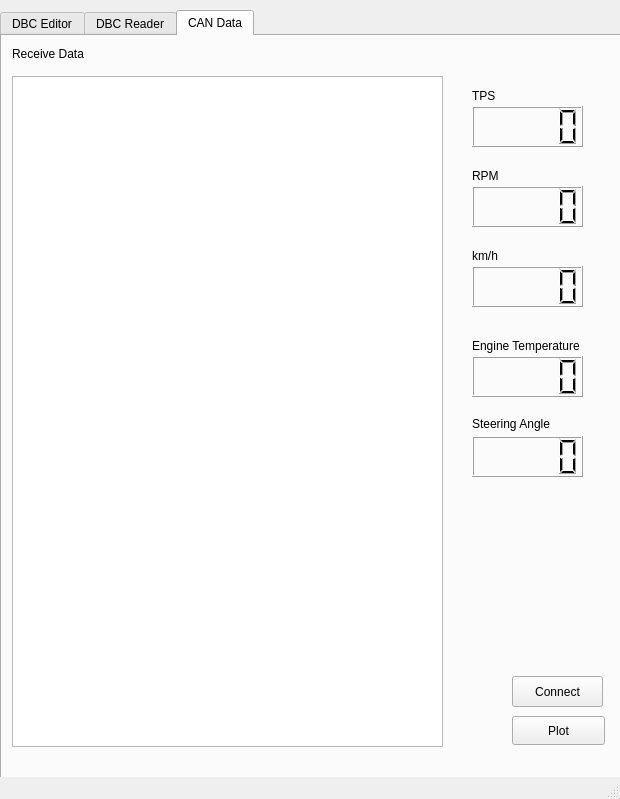
<?xml version="1.0" encoding="UTF-8"?>
<ui version="4.0">
 <class>MainWindow</class>
 <widget class="QMainWindow" name="MainWindow">
  <property name="geometry">
   <rect>
    <x>0</x>
    <y>0</y>
    <width>620</width>
    <height>799</height>
   </rect>
  </property>
  <property name="windowTitle">
   <string>DBC Editor for CAN Bus Database Files</string>
  </property>
  <widget class="QWidget" name="centralwidget">
   <widget class="QTabWidget" name="tabWidget">
    <property name="geometry">
     <rect>
      <x>0</x>
      <y>10</y>
      <width>621</width>
      <height>781</height>
     </rect>
    </property>
    <property name="toolTip">
     <string>&lt;html&gt;&lt;head/&gt;&lt;body&gt;&lt;p&gt;&lt;br/&gt;&lt;/p&gt;&lt;/body&gt;&lt;/html&gt;</string>
    </property>
    <property name="whatsThis">
     <string>&lt;html&gt;&lt;head/&gt;&lt;body&gt;&lt;p&gt;&lt;br/&gt;&lt;/p&gt;&lt;/body&gt;&lt;/html&gt;</string>
    </property>
    <property name="autoFillBackground">
     <bool>true</bool>
    </property>
    <property name="currentIndex">
     <number>2</number>
    </property>
    <widget class="QWidget" name="tab">
     <attribute name="title">
      <string>DBC Editor</string>
     </attribute>
     <widget class="QLabel" name="label_4">
      <property name="geometry">
       <rect>
        <x>250</x>
        <y>230</y>
        <width>48</width>
        <height>16</height>
       </rect>
      </property>
      <property name="text">
       <string>Bit Start</string>
      </property>
     </widget>
     <widget class="QTextEdit" name="sg_name">
      <property name="geometry">
       <rect>
        <x>10</x>
        <y>250</y>
        <width>231</width>
        <height>31</height>
       </rect>
      </property>
      <property name="font">
       <font>
        <pointsize>9</pointsize>
       </font>
      </property>
     </widget>
     <widget class="QTextEdit" name="ccc">
      <property name="geometry">
       <rect>
        <x>10</x>
        <y>100</y>
        <width>221</width>
        <height>31</height>
       </rect>
      </property>
     </widget>
     <widget class="QLabel" name="label_3">
      <property name="geometry">
       <rect>
        <x>10</x>
        <y>230</y>
        <width>81</width>
        <height>16</height>
       </rect>
      </property>
      <property name="text">
       <string>Name</string>
      </property>
     </widget>
     <widget class="QLabel" name="label_14">
      <property name="geometry">
       <rect>
        <x>230</x>
        <y>290</y>
        <width>48</width>
        <height>16</height>
       </rect>
      </property>
      <property name="text">
       <string>Min</string>
      </property>
     </widget>
     <widget class="QSpinBox" name="sg_length">
      <property name="geometry">
       <rect>
        <x>310</x>
        <y>250</y>
        <width>51</width>
        <height>31</height>
       </rect>
      </property>
     </widget>
     <widget class="QTextEdit" name="sg_offset">
      <property name="geometry">
       <rect>
        <x>120</x>
        <y>310</y>
        <width>101</width>
        <height>31</height>
       </rect>
      </property>
     </widget>
     <widget class="QLabel" name="label_10">
      <property name="geometry">
       <rect>
        <x>380</x>
        <y>80</y>
        <width>41</width>
        <height>16</height>
       </rect>
      </property>
      <property name="text">
       <string>Length</string>
      </property>
     </widget>
     <widget class="QLabel" name="label_11">
      <property name="geometry">
       <rect>
        <x>10</x>
        <y>140</y>
        <width>61</width>
        <height>16</height>
       </rect>
      </property>
      <property name="text">
       <string>Comment</string>
      </property>
     </widget>
     <widget class="QTextEdit" name="sg_max">
      <property name="geometry">
       <rect>
        <x>330</x>
        <y>310</y>
        <width>91</width>
        <height>31</height>
       </rect>
      </property>
     </widget>
     <widget class="QLabel" name="label_17">
      <property name="geometry">
       <rect>
        <x>430</x>
        <y>230</y>
        <width>48</width>
        <height>16</height>
       </rect>
      </property>
      <property name="text">
       <string>Type</string>
      </property>
     </widget>
     <widget class="QTextBrowser" name="DBC_temp">
      <property name="geometry">
       <rect>
        <x>10</x>
        <y>520</y>
        <width>511</width>
        <height>201</height>
       </rect>
      </property>
     </widget>
     <widget class="QPushButton" name="bt_addDBC">
      <property name="geometry">
       <rect>
        <x>530</x>
        <y>650</y>
        <width>81</width>
        <height>31</height>
       </rect>
      </property>
      <property name="text">
       <string>Add DBC</string>
      </property>
     </widget>
     <widget class="QLabel" name="label_8">
      <property name="geometry">
       <rect>
        <x>430</x>
        <y>290</y>
        <width>48</width>
        <height>16</height>
       </rect>
      </property>
      <property name="text">
       <string>Unit</string>
      </property>
     </widget>
     <widget class="QTextEdit" name="msg_cm">
      <property name="geometry">
       <rect>
        <x>10</x>
        <y>160</y>
        <width>511</width>
        <height>31</height>
       </rect>
      </property>
     </widget>
     <widget class="QTextEdit" name="sg_factor">
      <property name="geometry">
       <rect>
        <x>10</x>
        <y>310</y>
        <width>101</width>
        <height>31</height>
       </rect>
      </property>
     </widget>
     <widget class="QPushButton" name="bt_signal">
      <property name="geometry">
       <rect>
        <x>530</x>
        <y>560</y>
        <width>81</width>
        <height>31</height>
       </rect>
      </property>
      <property name="text">
       <string>Add Signal</string>
      </property>
     </widget>
     <widget class="QTextEdit" name="msg_name">
      <property name="geometry">
       <rect>
        <x>240</x>
        <y>100</y>
        <width>131</width>
        <height>31</height>
       </rect>
      </property>
     </widget>
     <widget class="QComboBox" name="sg_type">
      <property name="geometry">
       <rect>
        <x>430</x>
        <y>250</y>
        <width>91</width>
        <height>31</height>
       </rect>
      </property>
      <item>
       <property name="text">
        <string>Signed</string>
       </property>
      </item>
      <item>
       <property name="text">
        <string>Unsigned</string>
       </property>
      </item>
     </widget>
     <widget class="QLabel" name="label">
      <property name="geometry">
       <rect>
        <x>10</x>
        <y>80</y>
        <width>48</width>
        <height>16</height>
       </rect>
      </property>
      <property name="text">
       <string>CAN ID</string>
      </property>
     </widget>
     <widget class="QLabel" name="label_6">
      <property name="geometry">
       <rect>
        <x>10</x>
        <y>290</y>
        <width>48</width>
        <height>16</height>
       </rect>
      </property>
      <property name="text">
       <string>Factor</string>
      </property>
     </widget>
     <widget class="QLabel" name="label_15">
      <property name="geometry">
       <rect>
        <x>330</x>
        <y>290</y>
        <width>48</width>
        <height>16</height>
       </rect>
      </property>
      <property name="text">
       <string>Max</string>
      </property>
     </widget>
     <widget class="QLabel" name="label_16">
      <property name="geometry">
       <rect>
        <x>370</x>
        <y>230</y>
        <width>48</width>
        <height>16</height>
       </rect>
      </property>
      <property name="text">
       <string>Endian</string>
      </property>
     </widget>
     <widget class="QLabel" name="label_7">
      <property name="geometry">
       <rect>
        <x>120</x>
        <y>290</y>
        <width>48</width>
        <height>16</height>
       </rect>
      </property>
      <property name="text">
       <string>Offset</string>
      </property>
     </widget>
     <widget class="QLabel" name="label_18">
      <property name="geometry">
       <rect>
        <x>10</x>
        <y>500</y>
        <width>61</width>
        <height>16</height>
       </rect>
      </property>
      <property name="text">
       <string>DBC File</string>
      </property>
     </widget>
     <widget class="QLabel" name="label_13">
      <property name="geometry">
       <rect>
        <x>10</x>
        <y>200</y>
        <width>101</width>
        <height>31</height>
       </rect>
      </property>
      <property name="font">
       <font>
        <pointsize>15</pointsize>
       </font>
      </property>
      <property name="text">
       <string>Signal</string>
      </property>
     </widget>
     <widget class="QPushButton" name="bt_del_lastline">
      <property name="geometry">
       <rect>
        <x>530</x>
        <y>600</y>
        <width>81</width>
        <height>41</height>
       </rect>
      </property>
      <property name="text">
       <string>Delete
Last Line</string>
      </property>
     </widget>
     <widget class="QLabel" name="label_5">
      <property name="geometry">
       <rect>
        <x>310</x>
        <y>230</y>
        <width>48</width>
        <height>16</height>
       </rect>
      </property>
      <property name="text">
       <string>Length</string>
      </property>
     </widget>
     <widget class="QLabel" name="label_12">
      <property name="geometry">
       <rect>
        <x>10</x>
        <y>50</y>
        <width>101</width>
        <height>31</height>
       </rect>
      </property>
      <property name="font">
       <font>
        <pointsize>15</pointsize>
       </font>
      </property>
      <property name="text">
       <string>Message</string>
      </property>
     </widget>
     <widget class="QSpinBox" name="sg_start">
      <property name="geometry">
       <rect>
        <x>250</x>
        <y>250</y>
        <width>51</width>
        <height>31</height>
       </rect>
      </property>
     </widget>
     <widget class="QSpinBox" name="msg_length">
      <property name="geometry">
       <rect>
        <x>380</x>
        <y>100</y>
        <width>51</width>
        <height>31</height>
       </rect>
      </property>
     </widget>
     <widget class="QLabel" name="label_2">
      <property name="geometry">
       <rect>
        <x>240</x>
        <y>80</y>
        <width>48</width>
        <height>16</height>
       </rect>
      </property>
      <property name="text">
       <string>Name</string>
      </property>
     </widget>
     <widget class="QPushButton" name="bt_msg">
      <property name="geometry">
       <rect>
        <x>530</x>
        <y>520</y>
        <width>81</width>
        <height>31</height>
       </rect>
      </property>
      <property name="text">
       <string>Add Message</string>
      </property>
     </widget>
     <widget class="QPushButton" name="bt_save">
      <property name="geometry">
       <rect>
        <x>530</x>
        <y>690</y>
        <width>81</width>
        <height>31</height>
       </rect>
      </property>
      <property name="text">
       <string>Save DBC</string>
      </property>
     </widget>
     <widget class="QComboBox" name="sg_endian">
      <property name="geometry">
       <rect>
        <x>370</x>
        <y>250</y>
        <width>51</width>
        <height>31</height>
       </rect>
      </property>
      <item>
       <property name="text">
        <string>Little</string>
       </property>
      </item>
      <item>
       <property name="text">
        <string>Big</string>
       </property>
      </item>
     </widget>
     <widget class="QTextEdit" name="sg_cm">
      <property name="geometry">
       <rect>
        <x>10</x>
        <y>370</y>
        <width>511</width>
        <height>31</height>
       </rect>
      </property>
     </widget>
     <widget class="QTextEdit" name="sg_unit">
      <property name="geometry">
       <rect>
        <x>430</x>
        <y>310</y>
        <width>91</width>
        <height>31</height>
       </rect>
      </property>
     </widget>
     <widget class="QLabel" name="label_9">
      <property name="geometry">
       <rect>
        <x>10</x>
        <y>350</y>
        <width>61</width>
        <height>16</height>
       </rect>
      </property>
      <property name="text">
       <string>Comment</string>
      </property>
     </widget>
     <widget class="QTextEdit" name="sg_min">
      <property name="geometry">
       <rect>
        <x>230</x>
        <y>310</y>
        <width>91</width>
        <height>31</height>
       </rect>
      </property>
     </widget>
    </widget>
    <widget class="QWidget" name="tab_2">
     <attribute name="title">
      <string>DBC Reader</string>
     </attribute>
     <widget class="QTextBrowser" name="txt_DBCfilepath">
      <property name="geometry">
       <rect>
        <x>10</x>
        <y>30</y>
        <width>511</width>
        <height>31</height>
       </rect>
      </property>
      <property name="font">
       <font>
        <pointsize>9</pointsize>
       </font>
      </property>
     </widget>
     <widget class="QLabel" name="label_20">
      <property name="geometry">
       <rect>
        <x>10</x>
        <y>10</y>
        <width>101</width>
        <height>16</height>
       </rect>
      </property>
      <property name="font">
       <font>
        <pointsize>9</pointsize>
       </font>
      </property>
      <property name="text">
       <string>DBC File Path</string>
      </property>
     </widget>
     <widget class="QPushButton" name="bt_OpenDBC">
      <property name="geometry">
       <rect>
        <x>530</x>
        <y>30</y>
        <width>81</width>
        <height>31</height>
       </rect>
      </property>
      <property name="text">
       <string>Open</string>
      </property>
     </widget>
     <widget class="QLabel" name="label_26">
      <property name="geometry">
       <rect>
        <x>10</x>
        <y>70</y>
        <width>61</width>
        <height>21</height>
       </rect>
      </property>
      <property name="font">
       <font>
        <pointsize>9</pointsize>
       </font>
      </property>
      <property name="text">
       <string>Msg List</string>
      </property>
     </widget>
     <widget class="QLabel" name="label_27">
      <property name="geometry">
       <rect>
        <x>10</x>
        <y>320</y>
        <width>61</width>
        <height>31</height>
       </rect>
      </property>
      <property name="font">
       <font>
        <pointsize>9</pointsize>
       </font>
      </property>
      <property name="text">
       <string>Sg List</string>
      </property>
     </widget>
     <widget class="QComboBox" name="sg_select_combo">
      <property name="geometry">
       <rect>
        <x>60</x>
        <y>330</y>
        <width>69</width>
        <height>22</height>
       </rect>
      </property>
     </widget>
     <widget class="QTableWidget" name="sg_table">
      <property name="geometry">
       <rect>
        <x>10</x>
        <y>360</y>
        <width>601</width>
        <height>381</height>
       </rect>
      </property>
     </widget>
     <widget class="QTableWidget" name="msg_table">
      <property name="geometry">
       <rect>
        <x>10</x>
        <y>100</y>
        <width>601</width>
        <height>201</height>
       </rect>
      </property>
     </widget>
    </widget>
    <widget class="QWidget" name="tab_3">
     <attribute name="title">
      <string>CAN Data</string>
     </attribute>
     <widget class="QPushButton" name="pushButton_mode1">
      <property name="geometry">
       <rect>
        <x>120</x>
        <y>510</y>
        <width>71</width>
        <height>24</height>
       </rect>
      </property>
      <property name="text">
       <string>Mode 1</string>
      </property>
     </widget>
     <widget class="QPushButton" name="pushButton_mode2">
      <property name="geometry">
       <rect>
        <x>510</x>
        <y>640</y>
        <width>91</width>
        <height>31</height>
       </rect>
      </property>
      <property name="text">
       <string>Connect</string>
      </property>
     </widget>
     <widget class="QComboBox" name="sg_select_combo_2">
      <property name="geometry">
       <rect>
        <x>60</x>
        <y>450</y>
        <width>69</width>
        <height>22</height>
       </rect>
      </property>
     </widget>
     <widget class="QLabel" name="label_24">
      <property name="geometry">
       <rect>
        <x>10</x>
        <y>450</y>
        <width>31</width>
        <height>21</height>
       </rect>
      </property>
      <property name="font">
       <font>
        <pointsize>9</pointsize>
       </font>
      </property>
      <property name="text">
       <string>Data</string>
      </property>
     </widget>
     <widget class="QPushButton" name="pushButton_close">
      <property name="geometry">
       <rect>
        <x>260</x>
        <y>70</y>
        <width>71</width>
        <height>24</height>
       </rect>
      </property>
      <property name="text">
       <string>Close</string>
      </property>
     </widget>
     <widget class="QTableWidget" name="live_table">
      <property name="geometry">
       <rect>
        <x>10</x>
        <y>260</y>
        <width>421</width>
        <height>161</height>
       </rect>
      </property>
     </widget>
     <widget class="QLCDNumber" name="NUM_TPS">
      <property name="geometry">
       <rect>
        <x>470</x>
        <y>70</y>
        <width>111</width>
        <height>41</height>
       </rect>
      </property>
     </widget>
     <widget class="QLabel" name="label_28">
      <property name="geometry">
       <rect>
        <x>470</x>
        <y>50</y>
        <width>25</width>
        <height>20</height>
       </rect>
      </property>
      <property name="font">
       <font>
        <pointsize>9</pointsize>
       </font>
      </property>
      <property name="text">
       <string>TPS</string>
      </property>
     </widget>
     <widget class="QLabel" name="label_29">
      <property name="geometry">
       <rect>
        <x>470</x>
        <y>130</y>
        <width>32</width>
        <height>20</height>
       </rect>
      </property>
      <property name="font">
       <font>
        <pointsize>9</pointsize>
       </font>
      </property>
      <property name="text">
       <string>RPM</string>
      </property>
     </widget>
     <widget class="QLCDNumber" name="NUM_RPM">
      <property name="geometry">
       <rect>
        <x>470</x>
        <y>150</y>
        <width>111</width>
        <height>41</height>
       </rect>
      </property>
     </widget>
     <widget class="QLabel" name="label_30">
      <property name="geometry">
       <rect>
        <x>470</x>
        <y>210</y>
        <width>36</width>
        <height>20</height>
       </rect>
      </property>
      <property name="font">
       <font>
        <pointsize>9</pointsize>
       </font>
      </property>
      <property name="text">
       <string>km/h</string>
      </property>
     </widget>
     <widget class="QLCDNumber" name="NUM_VS">
      <property name="geometry">
       <rect>
        <x>470</x>
        <y>230</y>
        <width>111</width>
        <height>41</height>
       </rect>
      </property>
     </widget>
     <widget class="QLabel" name="label_31">
      <property name="geometry">
       <rect>
        <x>470</x>
        <y>300</y>
        <width>136</width>
        <height>20</height>
       </rect>
      </property>
      <property name="font">
       <font>
        <pointsize>9</pointsize>
       </font>
      </property>
      <property name="text">
       <string>Engine Temperature</string>
      </property>
     </widget>
     <widget class="QLCDNumber" name="NUM_TEMP_ENG">
      <property name="geometry">
       <rect>
        <x>470</x>
        <y>320</y>
        <width>111</width>
        <height>41</height>
       </rect>
      </property>
     </widget>
     <widget class="QLCDNumber" name="NUM_SAS_Angle">
      <property name="geometry">
       <rect>
        <x>470</x>
        <y>400</y>
        <width>111</width>
        <height>41</height>
       </rect>
      </property>
     </widget>
     <widget class="QLabel" name="label_32">
      <property name="geometry">
       <rect>
        <x>470</x>
        <y>380</y>
        <width>111</width>
        <height>16</height>
       </rect>
      </property>
      <property name="font">
       <font>
        <pointsize>9</pointsize>
       </font>
      </property>
      <property name="text">
       <string>Steering Angle</string>
      </property>
     </widget>
     <widget class="QPushButton" name="bt_chart">
      <property name="geometry">
       <rect>
        <x>510</x>
        <y>680</y>
        <width>93</width>
        <height>29</height>
       </rect>
      </property>
      <property name="text">
       <string>Plot</string>
      </property>
     </widget>
     <widget class="QTextBrowser" name="txt_t3">
      <property name="geometry">
       <rect>
        <x>10</x>
        <y>40</y>
        <width>431</width>
        <height>671</height>
       </rect>
      </property>
     </widget>
     <widget class="QLabel" name="label_33">
      <property name="geometry">
       <rect>
        <x>10</x>
        <y>10</y>
        <width>101</width>
        <height>16</height>
       </rect>
      </property>
      <property name="font">
       <font>
        <pointsize>9</pointsize>
       </font>
      </property>
      <property name="text">
       <string>Receive Data</string>
      </property>
     </widget>
     <zorder>pushButton_mode1</zorder>
     <zorder>pushButton_mode2</zorder>
     <zorder>sg_select_combo_2</zorder>
     <zorder>label_24</zorder>
     <zorder>pushButton_close</zorder>
     <zorder>live_table</zorder>
     <zorder>NUM_TPS</zorder>
     <zorder>label_28</zorder>
     <zorder>label_29</zorder>
     <zorder>NUM_RPM</zorder>
     <zorder>label_30</zorder>
     <zorder>NUM_VS</zorder>
     <zorder>label_31</zorder>
     <zorder>NUM_TEMP_ENG</zorder>
     <zorder>NUM_SAS_Angle</zorder>
     <zorder>label_32</zorder>
     <zorder>bt_chart</zorder>
     <zorder>label_33</zorder>
     <zorder>txt_t3</zorder>
    </widget>
   </widget>
  </widget>
  <widget class="QStatusBar" name="statusbar"/>
 </widget>
 <resources/>
 <connections/>
</ui>
